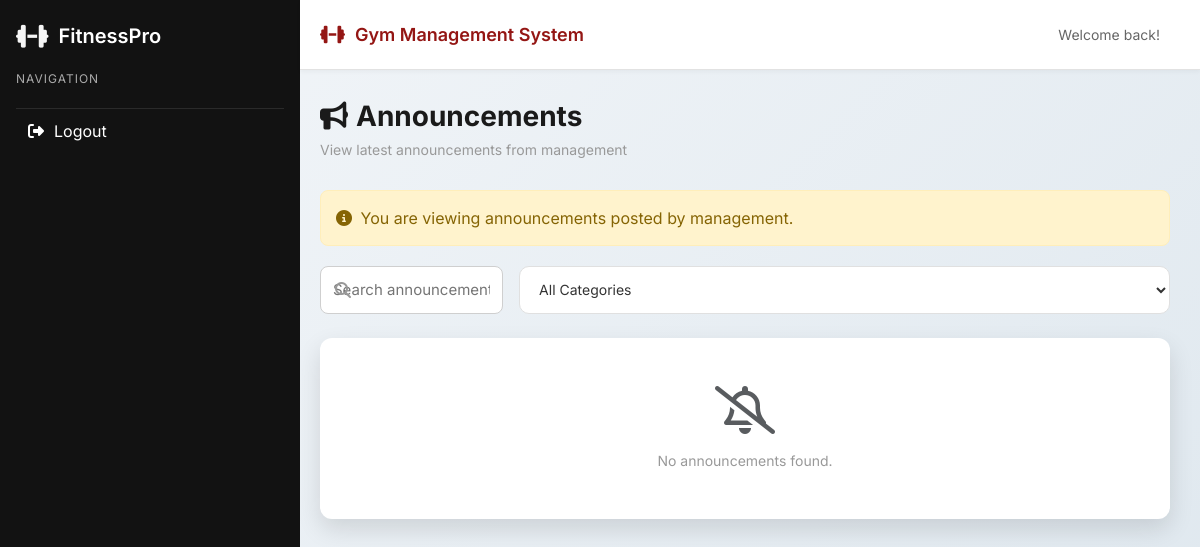
/modules/announcements.php (signed in), run on an earlier commit of the app's database.
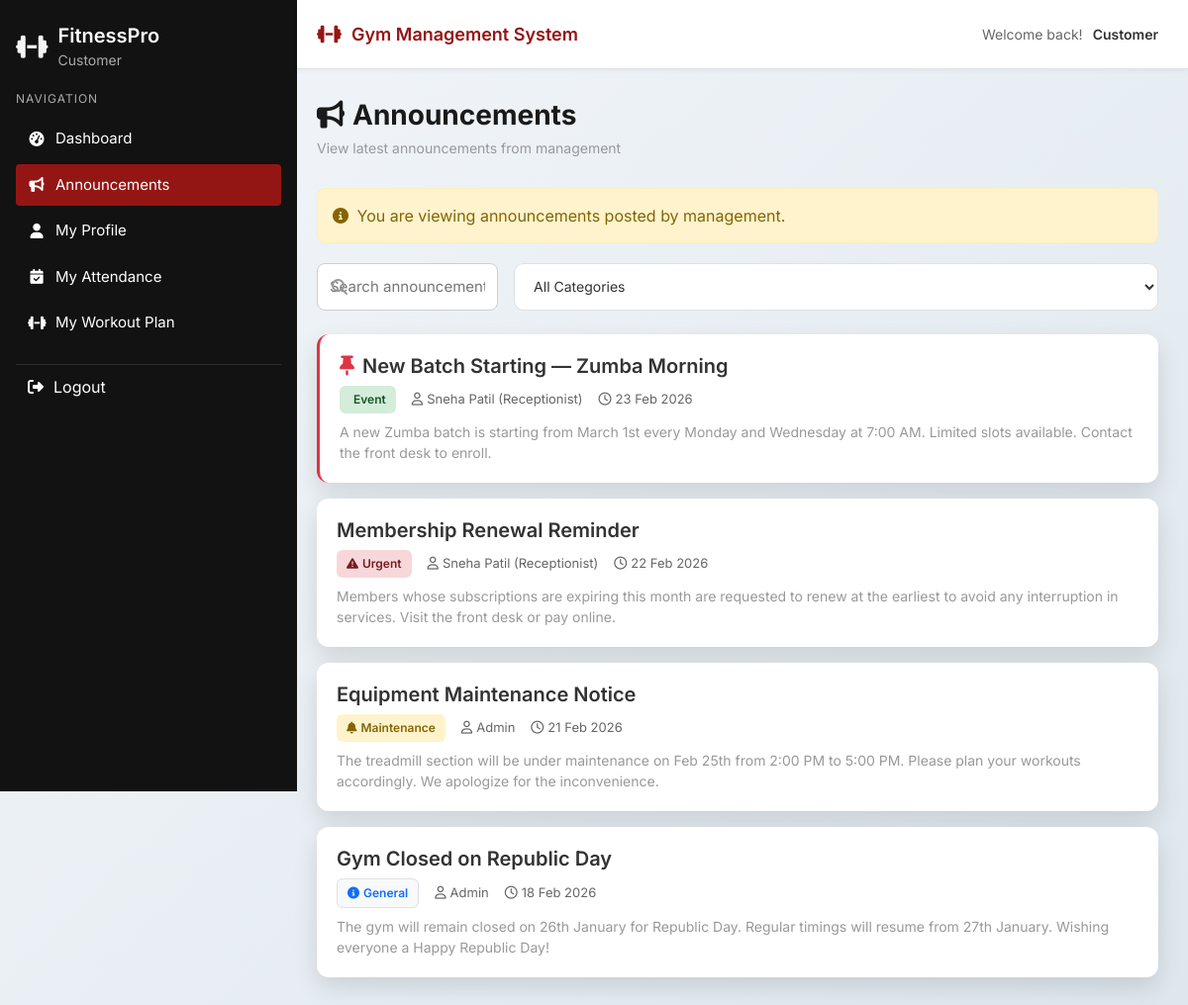
And on a later commit of the database.
### tables this page shows
CREATE TABLE `announcements` (
  `id` int(11) NOT NULL,
  `title` varchar(255) NOT NULL,
  `message` text NOT NULL,
  `posted_by` int(11) NOT NULL,
  `category` enum('General','Urgent','Event','Maintenance') NOT NULL DEFAULT 'General',
  `is_pinned` tinyint(1) NOT NULL DEFAULT 0,
  `posted_by_name` varchar(150) DEFAULT NULL,
  `created_at` datetime DEFAULT current_timestamp()
);

### modules/announcements.php (the view, shortened to what the changed rows need)
<?php
require_once '../dbcon.php';
$page = 'announcements';
$result        = mysqli_query($conn, "SELECT * FROM announcements ORDER BY is_pinned DESC, created_at DESC");
$announcements = [];
if ($result && mysqli_num_rows($result) > 0) {
    while ($row = mysqli_fetch_assoc($result)) $announcements[] = $row;
}
function catBadgeClass($cat) {
    return match($cat) {
        'Urgent'      => 'app-badge app-badge-danger',
        'Event'       => 'app-badge app-badge-success',
        'Maintenance' => 'app-badge app-badge-warning',
        default       => 'app-badge bg-light border text-primary',
    };
}
function catIcon($cat) {
    return match($cat) {
        'Urgent'      => '<i class="fa-solid fa-triangle-exclamation me-1"></i>',
        'Event'       => '<i class="fa-solid fa-calendar-star me-1"></i>',
        'Maintenance' => '<i class="fa-solid fa-bell me-1"></i>',
        default       => '<i class="fa-solid fa-circle-info me-1"></i>',
    };
}
?>
<!DOCTYPE html>
<html lang="en">
<head>
  <link href="https://cdn.jsdelivr.net/npm/bootstrap@5.3.2/dist/css/bootstrap.min.css" rel="stylesheet">
  <link rel="stylesheet" href="https://cdnjs.cloudflare.com/ajax/libs/font-awesome/6.5.1/css/all.min.css">
  <link rel="stylesheet" href="../css/sidebar.css">
  <link rel="stylesheet" href="../css/common.css">
</head>
<body>
<?php include '../layout/header.php'; ?>
<?php include '../layout/sidebar.php'; ?>
<div class="main-wrapper">
  <div class="main-content">
    <div class="page-header">
      <div class="d-flex justify-content-between align-items-center">
        <div>
          <h1 class="page-title">
            <i class="fa-solid fa-bullhorn me-2"></i>Announcements
          </h1>
        </div>
      </div>
    </div>
    <div id="annList">
      <?php if (count($announcements) > 0): ?>
        <?php foreach ($announcements as $ann):
          $pinned  = (int) $ann['is_pinned'];
          $cat     = $ann['category'] ?? 'General';
          $badgeCls = catBadgeClass($cat);
          $icon     = catIcon($cat);
        ?>
        <div class="app-card mb-3 <?= $pinned ? 'border-start border-3 border-danger' : '' ?>"
             data-cat="<?= htmlspecialchars($cat) ?>">
          <div class="d-flex justify-content-between align-items-start gap-3 mb-2">
            <h5 class="app-card-header mb-0 d-flex align-items-center gap-2">
              <?php if ($pinned): ?>
                <i class="fa-solid fa-thumbtack text-danger"></i>
              <?php endif; ?>
              <?= htmlspecialchars($ann['title']) ?>
            </h5>
          </div>
          <div class="d-flex align-items-center gap-3 flex-wrap mb-2">
            <span class="<?= $badgeCls ?>">
              <?= $icon ?><?= htmlspecialchars($cat) ?>
            </span>
            <?php if (!empty($ann['posted_by_name'])): ?>
            <span class="expiry-date">
              <i class="fa-regular fa-user me-1"></i><?= htmlspecialchars($ann['posted_by_name']) ?>
            </span>
            <?php endif; ?>
            <span class="expiry-date">
              <i class="fa-regular fa-clock me-1"></i><?= date('d M Y', strtotime($ann['created_at'])) ?>
            </span>
          </div>
          <p class="page-subtitle mb-0" style="">
            <?= htmlspecialchars($ann['message']) ?>
          </p>
        </div>
        <?php endforeach; ?>
      <?php else: ?>
        <div class="app-card text-center py-5">
          <i class="fa-regular fa-bell-slash fa-3x mb-3 text-muted"></i>
          <p class="page-subtitle">No announcements found.</p>
        </div>
      <?php endif; ?>
    </div>
  </div>
</div>
</body>
</html>

### layout/header.php (shortened to what the changed rows need)
<!DOCTYPE html>
<html lang="en">
<head>
  <link href="https://cdn.jsdelivr.net/npm/bootstrap@5.3.2/dist/css/bootstrap.min.css" rel="stylesheet">
  <link rel="stylesheet" href="https://cdnjs.cloudflare.com/ajax/libs/font-awesome/6.5.1/css/all.min.css">
  <link rel="stylesheet" href="../css/sidebar.css">
  <link rel="stylesheet" href="../css/common.css">
</head>
<body>
<div class="top-header">
  <div class="header-left">
    <h1 class="header-title">
      <i class="fa-solid fa-dumbbell"></i>
      Gym Management System
    </h1>
  </div>
  <div class="header-right">
    <span class="welcome-text">Welcome back!</span>
    <span class="user-role"><?= isset($_SESSION['role']) ? ucfirst($_SESSION['role']) : 'Admin' ?></span>
  </div>
</div>

### layout/sidebar.php (shortened to what the changed rows need)
<?php
$user_role = isset($_SESSION['role']) ? $_SESSION['role'] : 'guest';
if ($user_role == 'admin') {
    $base = '../admin1/';
} elseif ($user_role == 'receptionist') {
    $base = '../receptionist/';
} elseif ($user_role == 'trainer') {
    $base = '../trainer/';
} elseif ($user_role == 'accountant') {
    $base = '../accountant/';
} elseif ($user_role == 'customer') {
    $base = '../customer/';
} else {
    $base = '../';
}
$menus = [
    'admin' => [
        'dashboard'       => true,
        'members'         => true,
        'staff'           => true,
        'attendance'      => true,
        'announcements'   => true,
        'payments'        => true,
        'equipment'       => true,
        'reports'         => true,
        'settings'        => true
    ],
    'trainer' => [
        'dashboard'        => true,
        'assigned_members' => true,
        'attendance'       => true,
        'announcements'    => true,
        'reports'          => false
    ],
    'receptionist' => [
        'dashboard'      => true,
        'members'        => true,
        'attendance'     => true,
        'announcements'  => true
    ],
    'accountant' => [
        'dashboard'     => true,
        'payments'      => true,
        'reports'       => true,
        'members'       => true
    ],
    'customer' => [
        'dashboard'     => true,
        'my_profile'    => true,
        'my_attendance' => true,
        'my_workout'    => true,
        'announcements' => true
    ]
];
$user_menu = $menus[$user_role] ?? [];
?>
<aside class="sidebar">
  <div class="brand">
    <div class="brand-text">
      <h2>FitnessPro</h2>
      <p><?= ucfirst($user_role) ?></p>
    </div>
  </div>
  <div class="nav-section">
    <ul class="nav-list">
      <?php if (!empty($user_menu['dashboard'])): ?>
      <li class="<?php if($page=='dashboard') echo 'active'; ?>">
        <a href="<?= $base ?>index.php">
          <i class="fas fa-tachometer-alt"></i><span>Dashboard</span>
        </a>
      </li>
      <?php endif; ?>
      <?php if (!empty($user_menu['announcements'])): ?>
      <li class="<?php if($page=='announcements') echo 'active'; ?>">
        <a href="../modules/announcements.php">
          <i class="fas fa-bullhorn"></i><span>Announcements</span>
        </a>
      </li>
      <?php endif; ?>
      <?php if (!empty($user_menu['my_profile'])): ?>
      <li class="<?php if($page=='my-profile') echo 'active'; ?>">
        <a href="<?= $base ?>my-profile.php">
          <i class="fas fa-user"></i><span>My Profile</span>
        </a>
      </li>
      <?php endif; ?>
      <?php if (!empty($user_menu['my_attendance'])): ?>
      <li class="<?php if($page=='my-attendance') echo 'active'; ?>">
        <a href="<?= $base ?>my-attendance.php">
          <i class="fas fa-calendar-check"></i><span>My Attendance</span>
        </a>
      </li>
      <?php endif; ?>
      <?php if (!empty($user_menu['my_workout'])): ?>
      <li class="<?php if($page=='my-workout') echo 'active'; ?>">
        <a href="<?= $base ?>my-workout.php">
          <i class="fas fa-dumbbell"></i><span>My Workout Plan</span>
        </a>
      </li>
      <?php endif; ?>
    </ul>
  </div>
</aside>

What changed in the data, as far as the page shows it:
added announcements: is_pinned 1 (drawn), title "New Batch Starting — Zumba Morning", category "Event", posted_by_name "Sneha Patil (Receptionist)", created_at "23 Feb 2026", message "A new Zumba batch is starting from March 1st every Monday and Wednesday at 7:00 AM. Limited slots available. Contact the front desk to enroll."
added announcements: title "Membership Renewal Reminder", category "Urgent", posted_by_name "Sneha Patil (Receptionist)", created_at "22 Feb 2026", message "Members whose subscriptions are expiring this month are requested to renew at the earliest to avoid any interruption in services. Visit the front desk or pay online."
added announcements: title "Equipment Maintenance Notice", category "Maintenance", posted_by_name "Admin", created_at "21 Feb 2026", message "The treadmill section will be under maintenance on Feb 25th from 2:00 PM to 5:00 PM. Please plan your workouts accordingly. We apologize for the inconvenience."
added announcements: title "Gym Closed on Republic Day", category "General", posted_by_name "Admin", created_at "18 Feb 2026", message "The gym will remain closed on 26th January for Republic Day. Regular timings will resume from 27th January. Wishing everyone a Happy Republic Day!"
Also different on the page:
$_SESSION['role']: (not shown) → "Customer"
$user_role: (not shown) → "Customer"
text no longer shown: "No announcements found."
text now shown: "Dashboard Announcements My Profile My Attendance My Workout Plan"
